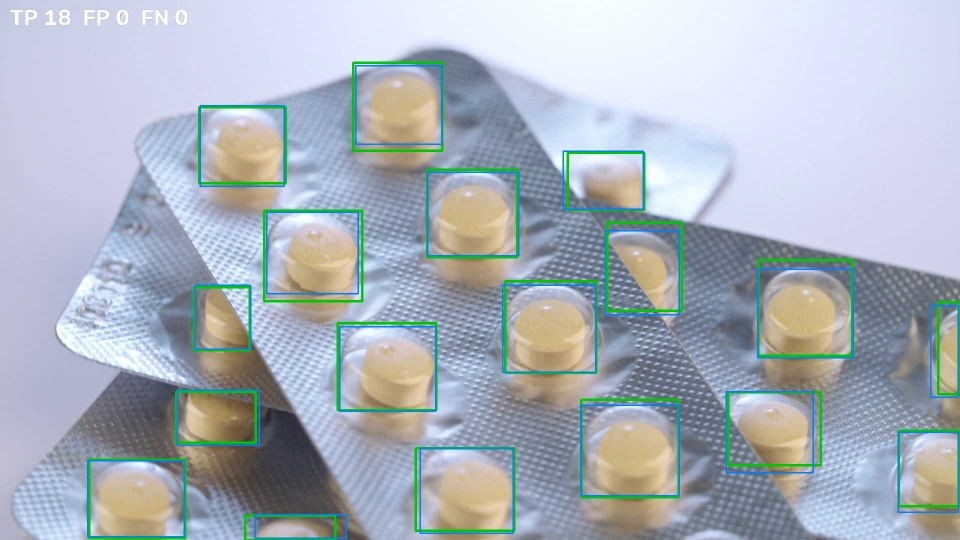
#> input picture acg_capsule_vision/reports/detect/yolo11n_test/examples/best_Frame_380.jpg, 960 x 540 px
$ python -i roi.py   (imports and definitions only)
#> lines starting #> are read from the running program, lines starting #| are printed output that depends on the picture; after the words box and inside, x2 and y2 are one past the last pixel; in counts of white or black regions, pixels touching at a corner belong together
#> further down, picture is the input picture: shape (540, 960, 3); mean B, G, R 188.3, 179.2, 170.7
"""Localização da região ocupada por cada cápsula.

Dois métodos:
- `detector`: usa as detecções da classe "capsule" do próprio modelo.
- `classical`: limiarização + contornos, para estação com fundo controlado.
  Funciona como verificação independente do detector (ex.: cápsula presente
  mas não detectada => REVIEW) e para recortes em 2 estágios.
"""

from __future__ import annotations

from dataclasses import dataclass

import cv2
import numpy as np

from ..types import Detection


@dataclass
class CapsuleRegion:
    box: tuple[float, float, float, float]
    confidence: float | None
    source: str  # detector | classical
    touches_border: bool = False
    area_fraction: float = 0.0
    angle_deg: float | None = None

    def padded(self, margin: int, width: int, height: int) -> tuple[int, int, int, int]:
        x1, y1, x2, y2 = self.box
        return (max(0, int(x1) - margin), max(0, int(y1) - margin),
                min(width, int(np.ceil(x2)) + margin), min(height, int(np.ceil(y2)) + margin))


def _touches(box: tuple[float, float, float, float], w: int, h: int, margin: int) -> bool:
    x1, y1, x2, y2 = box
    return x1 <= margin or y1 <= margin or x2 >= w - 1 - margin or y2 >= h - 1 - margin


def regions_from_detections(dets: list[Detection], capsule_class: str, min_conf: float,
                            shape: tuple[int, int], border_margin: int) -> list[CapsuleRegion]:
    h, w = shape
    out = []
    for d in dets:
        if d.class_name == capsule_class and d.confidence >= min_conf:
            out.append(CapsuleRegion(d.box, d.confidence, "detector", _touches(d.box, w, h, border_margin),
                                     d.area / float(w * h)))
    return sorted(out, key=lambda r: (r.box[0], r.box[1]))


def classical_regions(image: np.ndarray, min_area_fraction: float = 0.005, border_margin: int = 3,
                      min_delta: float = 18.0) -> list[CapsuleRegion]:
    """Segmenta cápsulas pela distância de cor (Lab) ao fundo estimado nas bordas.

    Mais robusto que Otsu em cápsulas bicolores (ex.: tampa escura + corpo claro)
    e com fundo claro ou escuro. Pressupõe estação com fundo uniforme e cápsula
    sem tocar as bordas do quadro.
    """
#> called with min_area_fraction = 0.005, border_margin = 3, min_delta = 18
    img = image if image.ndim == 3 else cv2.cvtColor(image, cv2.COLOR_GRAY2BGR)
    h, w = img.shape[:2]
#> h = 540; w = 960
    lab = cv2.cvtColor(cv2.GaussianBlur(img, (5, 5), 0), cv2.COLOR_BGR2LAB).astype(np.float32)
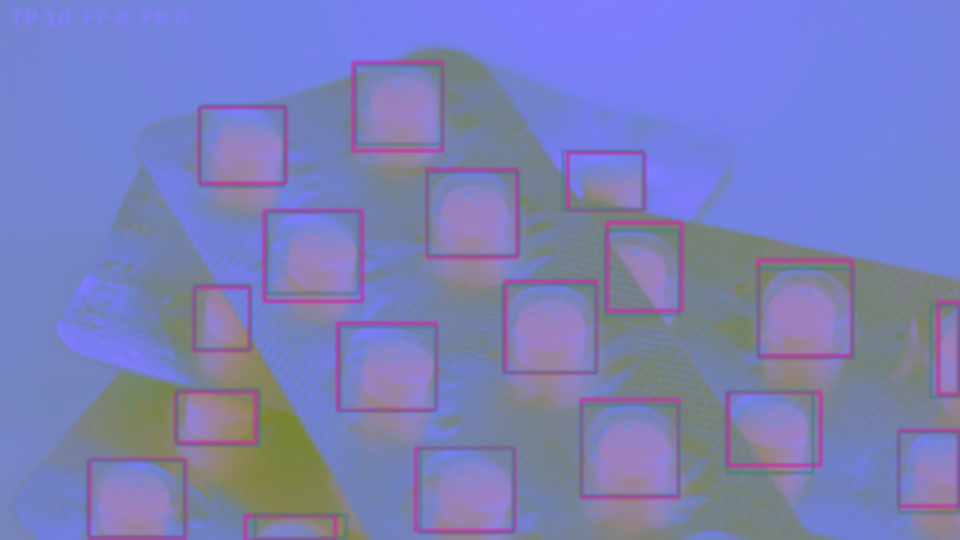
#> lab: shape (540, 960, 3) float32; mean B, G, R 185, 127.4, 122.7
    b = max(2, min(h, w) // 40)
#> b = 13
    border = np.concatenate([lab[:b].reshape(-1, 3), lab[-b:].reshape(-1, 3),
                             lab[:, :b].reshape(-1, 3), lab[:, -b:].reshape(-1, 3)])
    bg = np.median(border, axis=0)
#> bg = [207, 130, 117]
    dist = np.linalg.norm(lab - bg, axis=2)
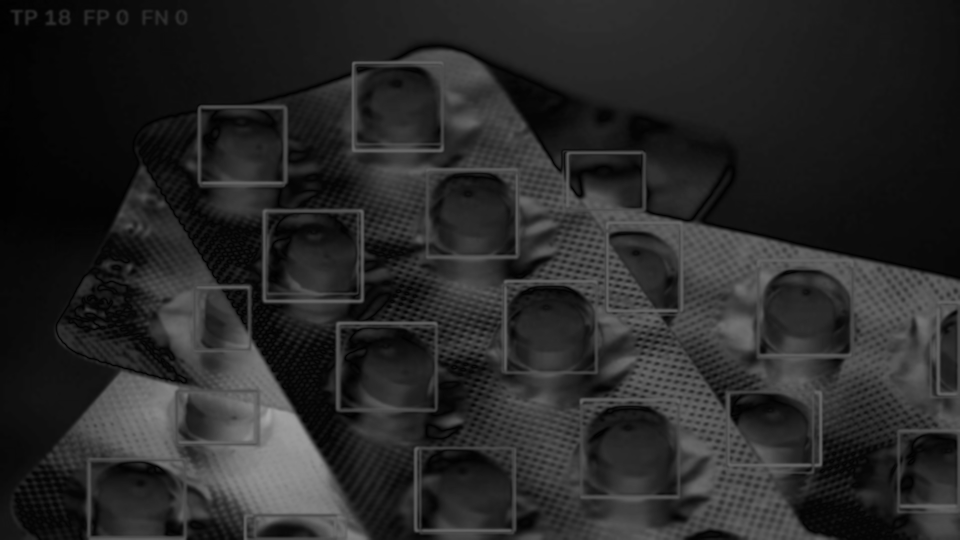
#> dist: shape (540, 960) float32; min 0, max 166.2, mean 39.9
    bd = np.linalg.norm(border - bg, axis=1)
    thr = max(min_delta, float(np.percentile(bd, 99)) * 1.5)
#> thr = 145.5
    th = (dist > thr).astype(np.uint8) * 255
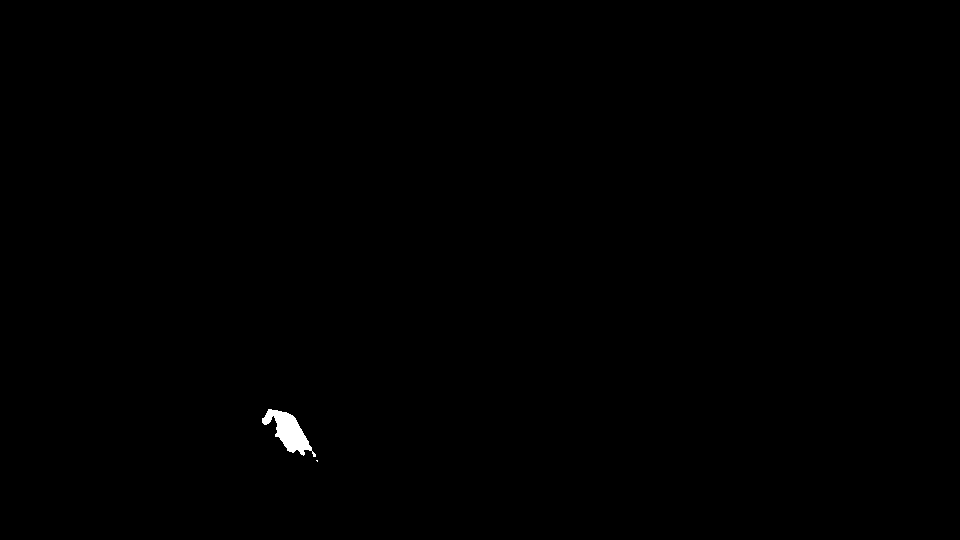
#> th: shape (540, 960); 0.21% white; 2 white regions (1 under 20 px), largest, box (x1, y1, x2, y2) and area: (262, 409, 316, 457) 1103
    # fechamento proporcional ao quadro: une bordas refrativas de cápsulas transparentes
    kc = max(7, (min(h, w) // 25) | 1)
#> kc = 21
    th = cv2.morphologyEx(th, cv2.MORPH_CLOSE, cv2.getStructuringElement(cv2.MORPH_ELLIPSE, (kc, kc)))
#> th: shape (540, 960); 0.24% white; 1 white region
    # preenche o interior (cápsula transparente = anel fino) antes de remover ruído
    filled = np.zeros_like(th)
    ext, _ = cv2.findContours(th, cv2.RETR_EXTERNAL, cv2.CHAIN_APPROX_SIMPLE)
#> ext = 1 contour; box (x1, y1, x2, y2) and area: (262, 409, 318, 462) 1182
    cv2.drawContours(filled, ext, -1, 255, thickness=cv2.FILLED)
    filled = cv2.morphologyEx(filled, cv2.MORPH_OPEN, cv2.getStructuringElement(cv2.MORPH_ELLIPSE, (5, 5)))
#> filled: shape (540, 960); 0.24% white; 1 white region
    cnts, _ = cv2.findContours(filled, cv2.RETR_EXTERNAL, cv2.CHAIN_APPROX_SIMPLE)
#> cnts = 1 contour; box (x1, y1, x2, y2) and area: (262, 409, 316, 458) 1172
    out = []
    for c in cnts:
        a = cv2.contourArea(c)
        if a < min_area_fraction * w * h:
            continue
        x, y, bw, bh = cv2.boundingRect(c)
        (_, _), (_, _), ang = cv2.minAreaRect(c)
        box = (float(x), float(y), float(x + bw), float(y + bh))
        out.append(CapsuleRegion(box, None, "classical", _touches(box, w, h, border_margin),
                                 a / float(w * h), float(ang)))
#> this loop made 1 pass
#> a on pass 1: 1172.5
#> after the loop, out = []
    return sorted(out, key=lambda r: (r.box[0], r.box[1]))

>>> import cv2
>>> picture = cv2.imread('../../../../acg_capsule_vision/reports/detect/yolo11n_test/examples/best_Frame_380.jpg')
>>> result = classical_regions(picture)
#> result = []
